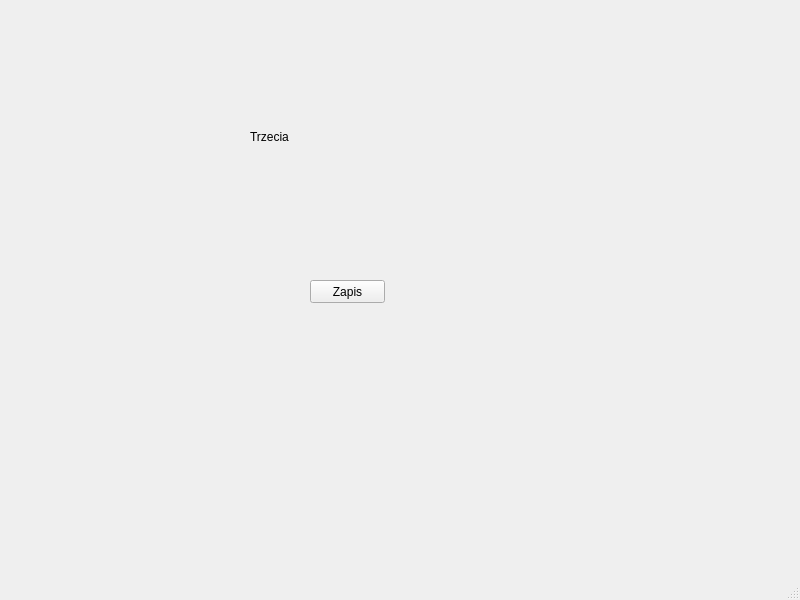
<?xml version="1.0" encoding="UTF-8"?>
<ui version="4.0">
 <class>Trzecia</class>
 <widget class="QMainWindow" name="Trzecia">
  <property name="geometry">
   <rect>
    <x>0</x>
    <y>0</y>
    <width>800</width>
    <height>600</height>
   </rect>
  </property>
  <property name="windowTitle">
   <string>MainWindow</string>
  </property>
  <widget class="QWidget" name="centralwidget">
   <widget class="QLabel" name="label">
    <property name="geometry">
     <rect>
      <x>250</x>
      <y>130</y>
      <width>47</width>
      <height>13</height>
     </rect>
    </property>
    <property name="text">
     <string>Trzecia</string>
    </property>
   </widget>
   <widget class="QPushButton" name="pushButton">
    <property name="geometry">
     <rect>
      <x>310</x>
      <y>280</y>
      <width>75</width>
      <height>23</height>
     </rect>
    </property>
    <property name="text">
     <string>Zapis</string>
    </property>
   </widget>
  </widget>
  <widget class="QMenuBar" name="menubar">
   <property name="geometry">
    <rect>
     <x>0</x>
     <y>0</y>
     <width>800</width>
     <height>21</height>
    </rect>
   </property>
  </widget>
  <widget class="QStatusBar" name="statusbar"/>
 </widget>
 <resources/>
 <connections/>
</ui>
